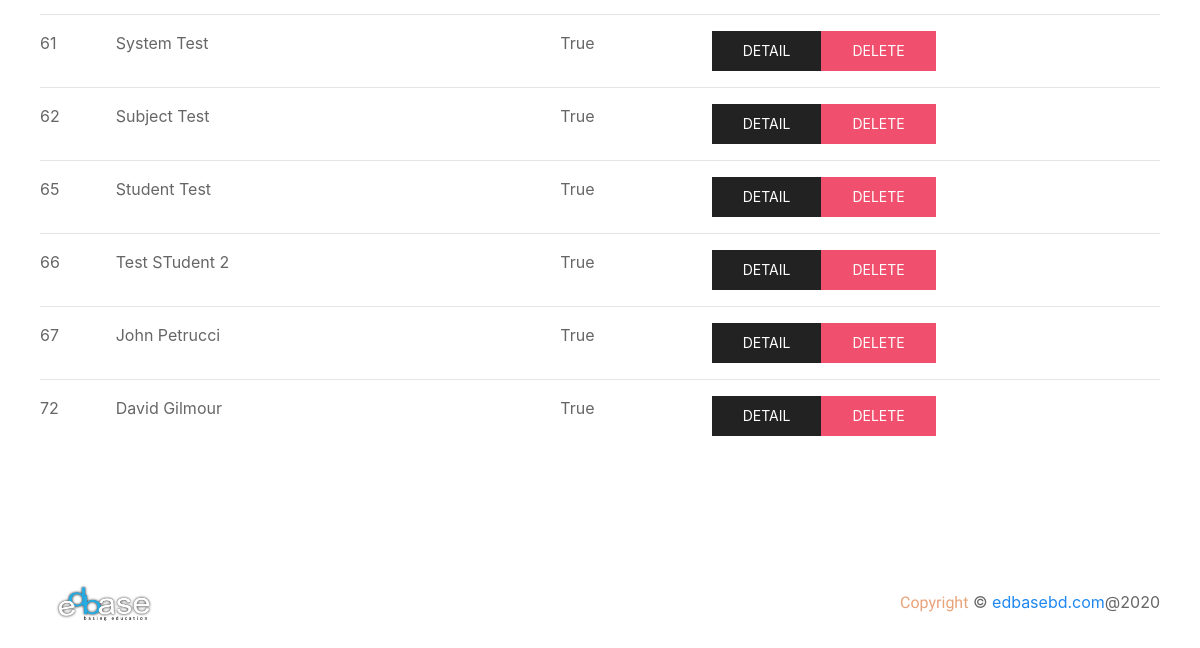
/studentlist/ (lower part), run on an earlier commit of the app's database.
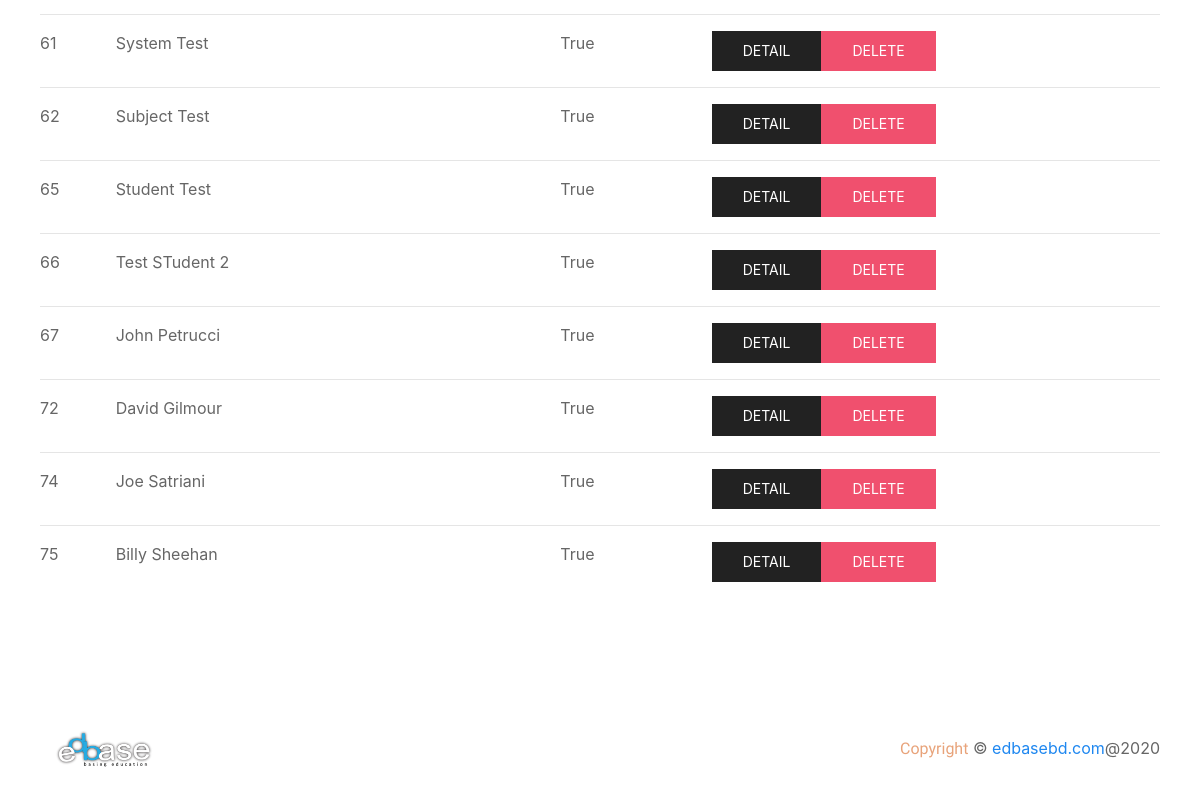
And on a later commit of the database.
### applicant/models.py (models this page shows, shortened)
class Student(models.Model):
    user = models.OneToOneField(User, on_delete=models.CASCADE)
    name = models.CharField(max_length=128, null=True, blank=True)
    mobile = models.CharField(max_length=11, null=True, blank=True)
    guardian_mobile = models.CharField(max_length=11, null=True, blank=True)
    email = models.EmailField(max_length=128, null=True, blank=True)
    school = models.CharField(max_length=128, null=True, blank=True)
    status = models.BooleanField(default=False, null=True, blank=True)
    user_type = models.CharField(max_length=128, null=True, blank=True)
    qualification = models.CharField(max_length=128, null=True, blank=True)
    created_at = models.DateTimeField(auto_now_add=True, null=True, blank=True)

### applicant/views.py (the view)
# urls.py: path('studentlist/', views.edbaseStudentList, name='studentlist'),
def edbaseStudentList(request):
    students = Student.objects.all()
    return render(request, 'studentlist.html', {'students': students})

### applicant/templates/studentlist.html (shortened to what this page needs)
{% extends 'base.html' %}
{% load static %}
{% block content %}
    <section id="student-list">
        <div class="uk-container">
            <div class="uk-child-width-1@m" uk-grid>
                <div class="uk-margin-large">
                    <table class="uk-table uk-table-justify uk-table-hover uk-table-divider">
                        <tbody>
                            {% for student in students %}
                            <tr>
                                <td>{{ student.id }}</td>
                                <td>{{ student.name }}</td>
                                <td>{{ student.status }}</td>
                                <td class="uk-flex">
                                    <a href="{% url 'studentdetailnext' student.id %}" class="uk-button uk-button-secondary">Detail</a>
                                    <a href="{% url 'removestudent' student.id %}" class="uk-button uk-button-danger">delete</a>
                                </td>
                            </tr>
                            {% endfor %}
                        </tbody>
                    </table>
                </div>
            </div>
        </div>
    </section>
    <section id="footer">
        <div class="uk-padding">
            <div class="uk-flex uk-flex-wrap uk-flex-wrap-around uk-flex-between uk-flex-middle">
                <a class="uk-navbar-item uk-logo logo-size" href="/"><img src="/static/img/edbase.png" alt="zeros"></a>
                <p class="uk-text-center"> <span class="zeros-sub-head copy">Copyright</span>  © <a href="/">edbasebd.com</a>@2020</p>
            </div>
        </div>
    </section>
{% endblock %}

What changed in the data, as far as the page shows it:
added Student: id "74", name "Joe Satriani", status "True"
added Student: id "75", name "Billy Sheehan", status "True"
